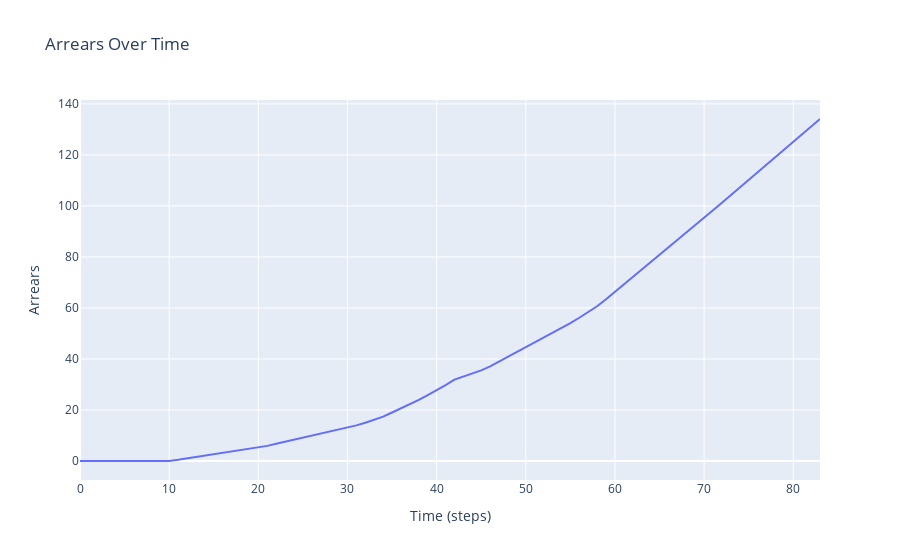

Notebook code cell kept with this figure:
### Code cell
import plotly.graph_objects as go

# Create a dataframe from the agent data
model_df = model.datacollector.get_model_vars_dataframe()

# Create a line plot for 'Arrears Over Time'
fig = go.Figure(data=go.Scatter(x=model_df.index, y=model_df['Arrears Over Time'], mode='lines'))

# Set labels and title
fig.update_layout(title='Arrears Over Time', xaxis_title='Time (steps)', yaxis_title='Arrears')

# Show plot
fig.show()

### Figure 1 — Plotly figure (JSON) as saved in the notebook; plotly's stock layout.template omitted (floating-point values rounded to 4 significant figures)
{"data": [{"mode": "lines", "type": "scatter", "x": [0, 1, 2, 3, 4, 5, 6, 7, 8, 9, 10, 11, 12, 13, 14, 15, 16, 17, 18, 19, 20, 21, 22, 23, 24, 25, 26, 27, 28, 29, 30, 31, 32, 33, 34, 35, 36, 37, 38, 39, 40, 41, 42, 43, 44, 45, 46, 47, 48, 49, 50, 51, 52, 53, 54, 55, 56, 57, 58, 59, 60, 61, 62, 63, 64, 65, 66, 67, 68, 69, 70, 71, 72, 73, 74, 75, 76, 77, 78, 79, 80, 81, 82, 83], "y": [0, 0, 0, 0, 0, 0, 0, 0, 0, 0, 0, 0.4634, 0.9967, 1.528, 2.059, 2.586, 3.111, 3.635, 4.159, 4.685, 5.214, 5.931, 6.73, 7.527, 8.33, 9.132, 9.934, 10.74, 11.54, 12.34, 13.13, 13.96, 15.02, 16.09, 17.4, 19.0, 20.6, 22.2, 23.99, 25.86, 27.72, 29.76, 31.88, 33.11, 34.32, 35.55, 37.11, 38.98, 40.85, 42.71, 44.58, 46.44, 48.3, 50.15, 52.0, 54.07, 56.16, 58.27, 60.68, 63.44, 66.32, 69.19, 72.05, 74.92, 77.82, 80.73, 83.63, 86.54, 89.47, 92.42, 95.37, 98.31, 101.2, 104.2, 107.2, 110.2, 113.2, 116.2, 119.1, 122.1, 125.1, 128.1, 131.1, 134.1]}], "layout": {"title": {"text": "Arrears Over Time"}, "xaxis": {"title": {"text": "Time (steps)"}}, "yaxis": {"title": {"text": "Arrears"}}}}
